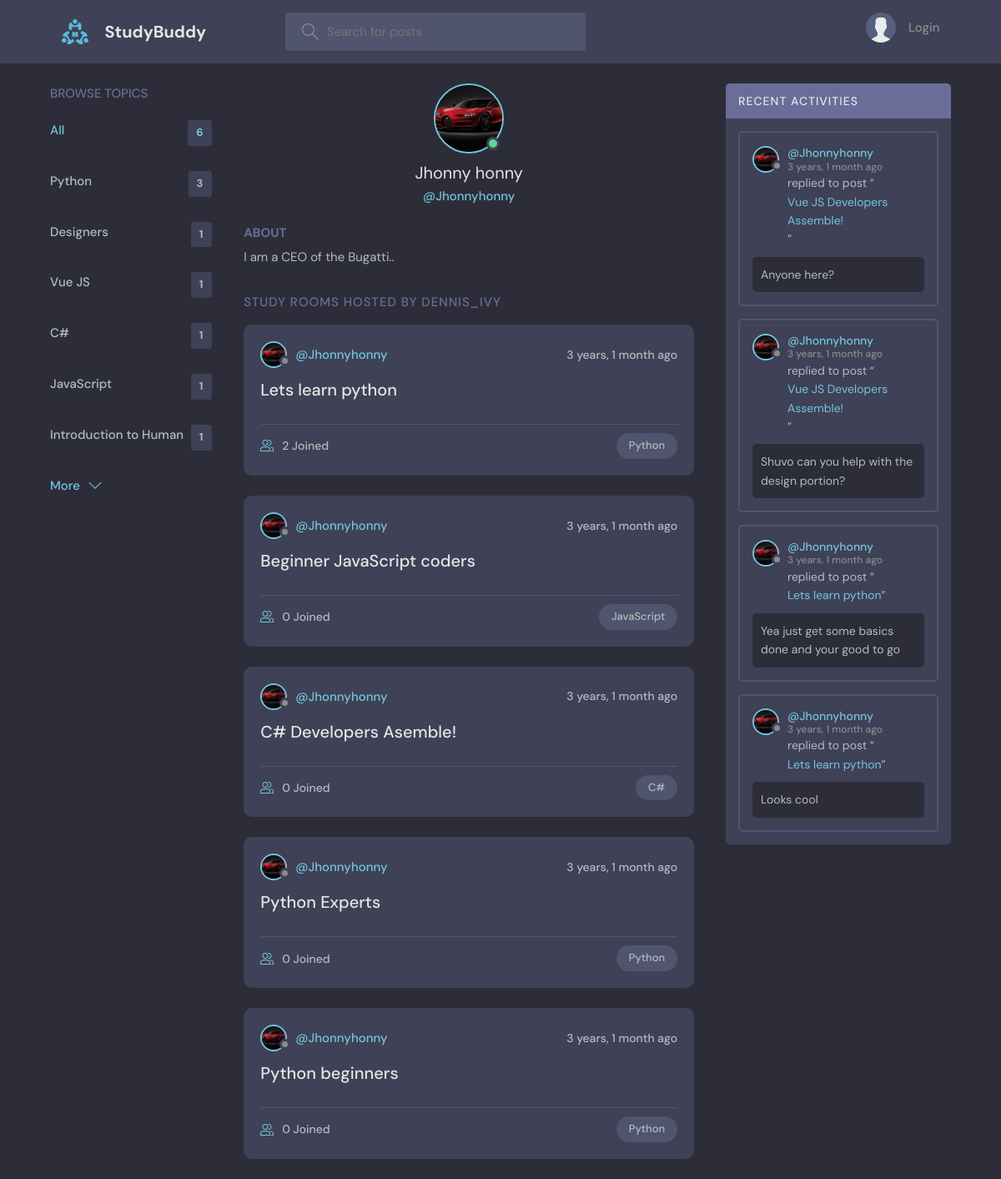
The app's page /profile/1/, older data.
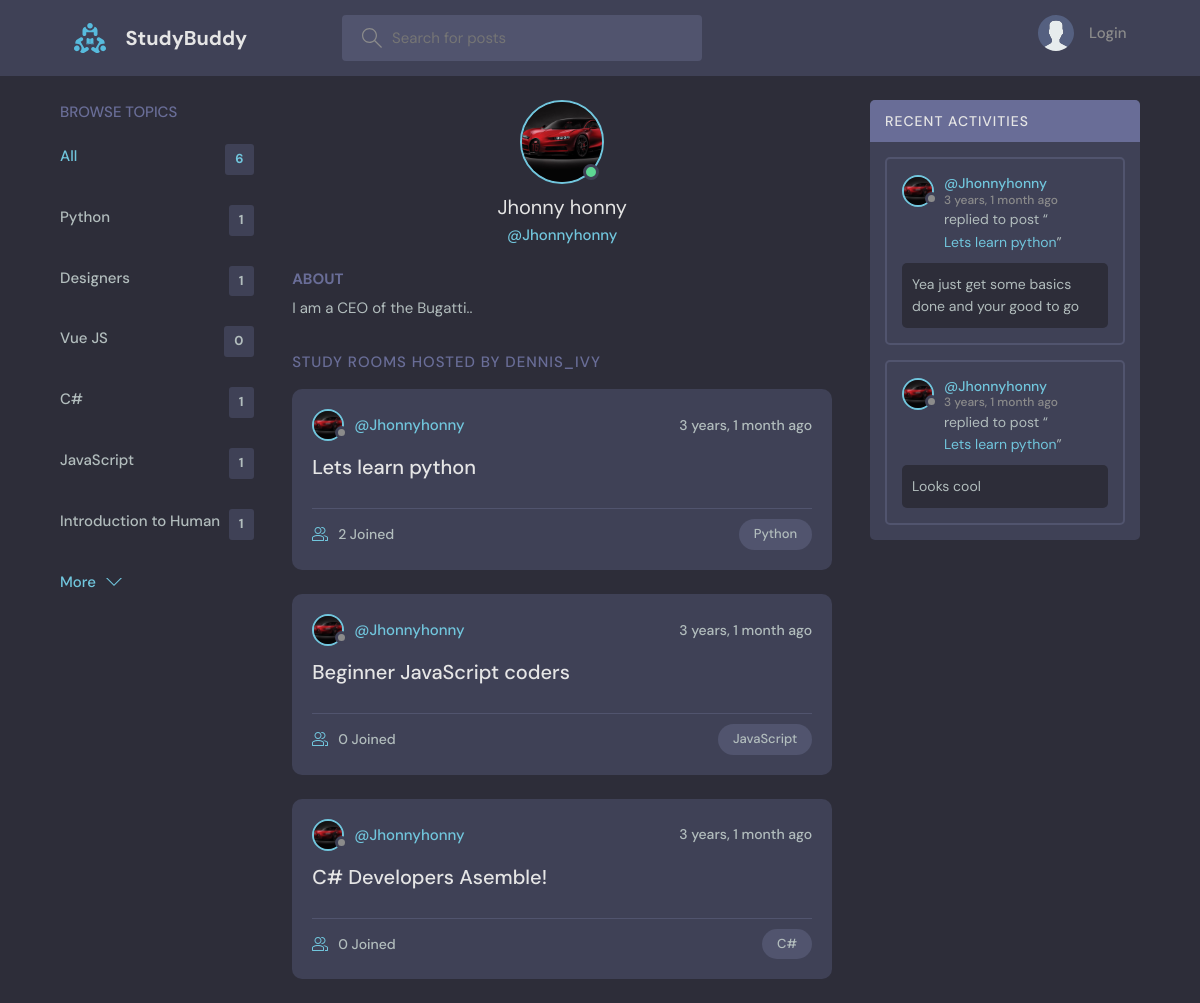
The same page, newer data.
### base/models.py (models this page shows, shortened)
class Topic(models.Model):
    name = models.CharField(max_length=200)

class User(AbstractUser):
    name = models.CharField(max_length=200, null=True)
    email = models.EmailField(unique=True, null=True)
    bio = models.TextField(null=True)
    avatar = models.ImageField(null=True, default="avatar.svg")
    USERNAME_FIELD = 'username'
    REQUIRED_FIELDS = []

class Room(models.Model):
    host = models.ForeignKey(User, on_delete=models.SET_NULL, null=True)
    topic = models.ForeignKey(Topic, on_delete=models.SET_NULL, null=True)
    name = models.CharField(max_length=200)
    description = models.TextField(null=True, blank=True)
    participants = models.ManyToManyField(
        User, related_name='participants', blank=True)
    updated = models.DateTimeField(auto_now=True)
    created = models.DateTimeField(auto_now_add=True)
    class Meta:
        ordering = ['-updated', '-created']
    def __str__(self):
        return self.name

class Message(models.Model):
    user = models.ForeignKey(User, on_delete=models.CASCADE)
    room = models.ForeignKey(Room, on_delete=models.CASCADE)
    body = models.TextField()
    updated = models.DateTimeField(auto_now=True)
    created = models.DateTimeField(auto_now_add=True)
    class Meta:
        ordering = ['-updated', '-created']

### base/views.py (the view)
# urls.py: path('profile/<str:pk>/', views.userProfile, name="user-profile"),
def userProfile(request, pk):
    user = User.objects.get(id=pk)
    rooms = user.room_set.all()
    room_messages = user.message_set.all()
    topics = Topic.objects.all()
    context = {'user': user, 'rooms': rooms,
               'room_messages': room_messages, 'topics': topics}
    return render(request, 'base/profile.html', context)

### base/templates/base/profile.html (shortened to what this page needs)
{% extends 'main.html' %}
{% block content %}
<main class="profile-page layout layout--3">
  <div class="container">
    {% include 'base/topics_component.html' %}
    <div class="roomList">
      <div class="profile">
        <div class="profile__avatar">
          <div class="avatar avatar--large active">
            <img src="{{user.avatar.url}}" />
          </div>
        </div>
        <div class="profile__info">
          <h3>{{user.name}}</h3>
          <p>@{{user.username}}</p>
        </div>
        <div class="profile__about">
          <h3>About</h3>
          <p>
            {{user.bio}}
          </p>
        </div>
      </div>
      <div class="roomList__header">
        <div>
          <h2>Study Rooms Hosted by dennis_ivy</a>
          </h2>
        </div>
      </div>
      {% include 'base/feed_component.html' %}
    </div>
    {% include 'base/activity_component.html' %}
  </div>
</main>
{% endblock content %}

### templates/main.html (shortened to what this page needs)
<!DOCTYPE html>
{% load static %}
<html lang="en">
  <head>
    <link rel="stylesheet" href="{% static 'styles/style.css' %}" />
  </head>
  <body>
    {%  include 'navbar.html'  %}
    {%  block content  %}
    {%  endblock %}
  </body>
</html>

### templates/navbar.html (shortened to what this page needs)
{% load static %}
<header class="header header--loggedIn">
    <div class="container">
        <a href="{% url 'home' %}" class="header__logo">
            <img src="{% static 'images/logo.svg' %}" />
            <h1>StudyBuddy</h1>
        </a>
        <form class="header__search" method="GET" action="{% url 'home' %}">
            <label>
                <input name="q" placeholder="Search for posts" />
            </label>
        </form>
        <nav class="header__menu">
            {% if request.user.is_authenticated %}
            <div class="header__user">
                <a href="{% url 'update-user' %}">
                    <div class="avatar avatar--medium active">
                        <img src="{{request.user.avatar.url}}" />
                    </div>
                    <p>{{request.user.username}} <span>@{{request.user.username}}</span></p>
                </a>
                <button class="dropdown-button">
                    <svg version="1.1" xmlns="http://www.w3.org/2000/svg" width="32" height="32" viewBox="0 0 32 32">
                        <title>chevron-down</title>
                        <path d="M16 21l-13-13h-3l16 16 16-16h-3l-13 13z"></path>
                    </svg>
                </button>
            </div>
            {% else %}
            <a href="{% url 'login' %}">
                <img src="{% static 'images/avatar.svg' %}" />
                <p>Login</p>
            </a>
            {% endif %}
        </nav>
    </div>
</header>

### base/templates/base/topics_component.html
<div class="topics">
    <div class="topics__header">
        <h2>Browse Topics</h2>
    </div>
    <ul class="topics__list">
        <li>
            <a href="{% url 'home' %}" class="active">All <span>{{topics.count}}</span></a>
        </li>
        {% for topic in topics %}
        <li>
            <a href="{% url 'home' %}?q={{topic.name}}">{{topic.name}}<span>{{topic.room_set.all.count}}</span></a>
        </li>
        {% endfor %}
    </ul>
    <a class="btn btn--link" href="{% url 'topics' %}">
        More
        <svg version="1.1" xmlns="http://www.w3.org/2000/svg" width="32" height="32" viewBox="0 0 32 32">
            <title>chevron-down</title>
            <path d="M16 21l-13-13h-3l16 16 16-16h-3l-13 13z"></path>
        </svg>
    </a>
</div>

### base/templates/base/feed_component.html (shortened to what this page needs)
{% for room in rooms %}
<div class="roomListRoom">
    <div class="roomListRoom__header">
        <a href="{% url 'user-profile' room.host.id %}" class="roomListRoom__author">
            <div class="avatar avatar--small">
                <img src="{{room.host.avatar.url}}" />
            </div>
            <span>@{{room.host.username}}</span>
        </a>
        <div class="roomListRoom__actions">
            <span>{{room.created|timesince}} ago</span>
        </div>
    </div>
    <div class="roomListRoom__content">
        <a href="{% url 'room' room.id %}">{{room.name}}</a>
    </div>
    <div class="roomListRoom__meta">
        <a href="{% url 'room' room.id %}" class="roomListRoom__joined">
            {{room.participants.all.count}} Joined
        </a>
        <p class="roomListRoom__topic">{{room.topic.name}}</p>
    </div>
</div>
{% endfor %}

### base/templates/base/activity_component.html (shortened to what this page needs)
<div class="activities">
    <div class="activities__header">
        <h2>Recent Activities</h2>
    </div>
    {% for message in room_messages %}
    <div class="activities__box">
        <div class="activities__boxHeader roomListRoom__header">
            <a href="{% url 'user-profile' message.user.id %}" class="roomListRoom__author">
                <div class="avatar avatar--small">
                    <img src="{{message.user.avatar.url}}" />
                </div>
                <p>
                    @{{message.user.username}}
                    <span>{{message.created|timesince}} ago</span>
                </p>
            </a>
        </div>
        <div class="activities__boxContent">
            <p>replied to post “<a href="{% url 'room' message.room.id %}">{{message.room}}</a>”</p>
            <div class="activities__boxRoomContent">{{message.body}}</div>
        </div>
    </div>
    {% endfor %}
</div>

Row changes from the older to the newer data that the page shows:
removed Room: host.avatar (picture), host.username "Jhonnyhonny", created "3 years, 1 month", name "Python Experts", participants.all.count "0", topic.name "Python"
removed Room: host.avatar (picture), host.username "Jhonnyhonny", created "3 years, 1 month", name "Python beginners", participants.all.count "0", topic.name "Python"
removed Message: user.avatar (picture), user.username "Jhonnyhonny", created "3 years, 1 month", room "Vue JS Developers Assemble!", body "Anyone here?"
removed Message: user.avatar (picture), user.username "Jhonnyhonny", created "3 years, 1 month", room "Vue JS Developers Assemble!", body "Shuvo can you help with the design portion?"
computed for Topic "Python": room_set.all.count "3" → "1"
computed for Topic "Vue JS": room_set.all.count "1" → "0"
